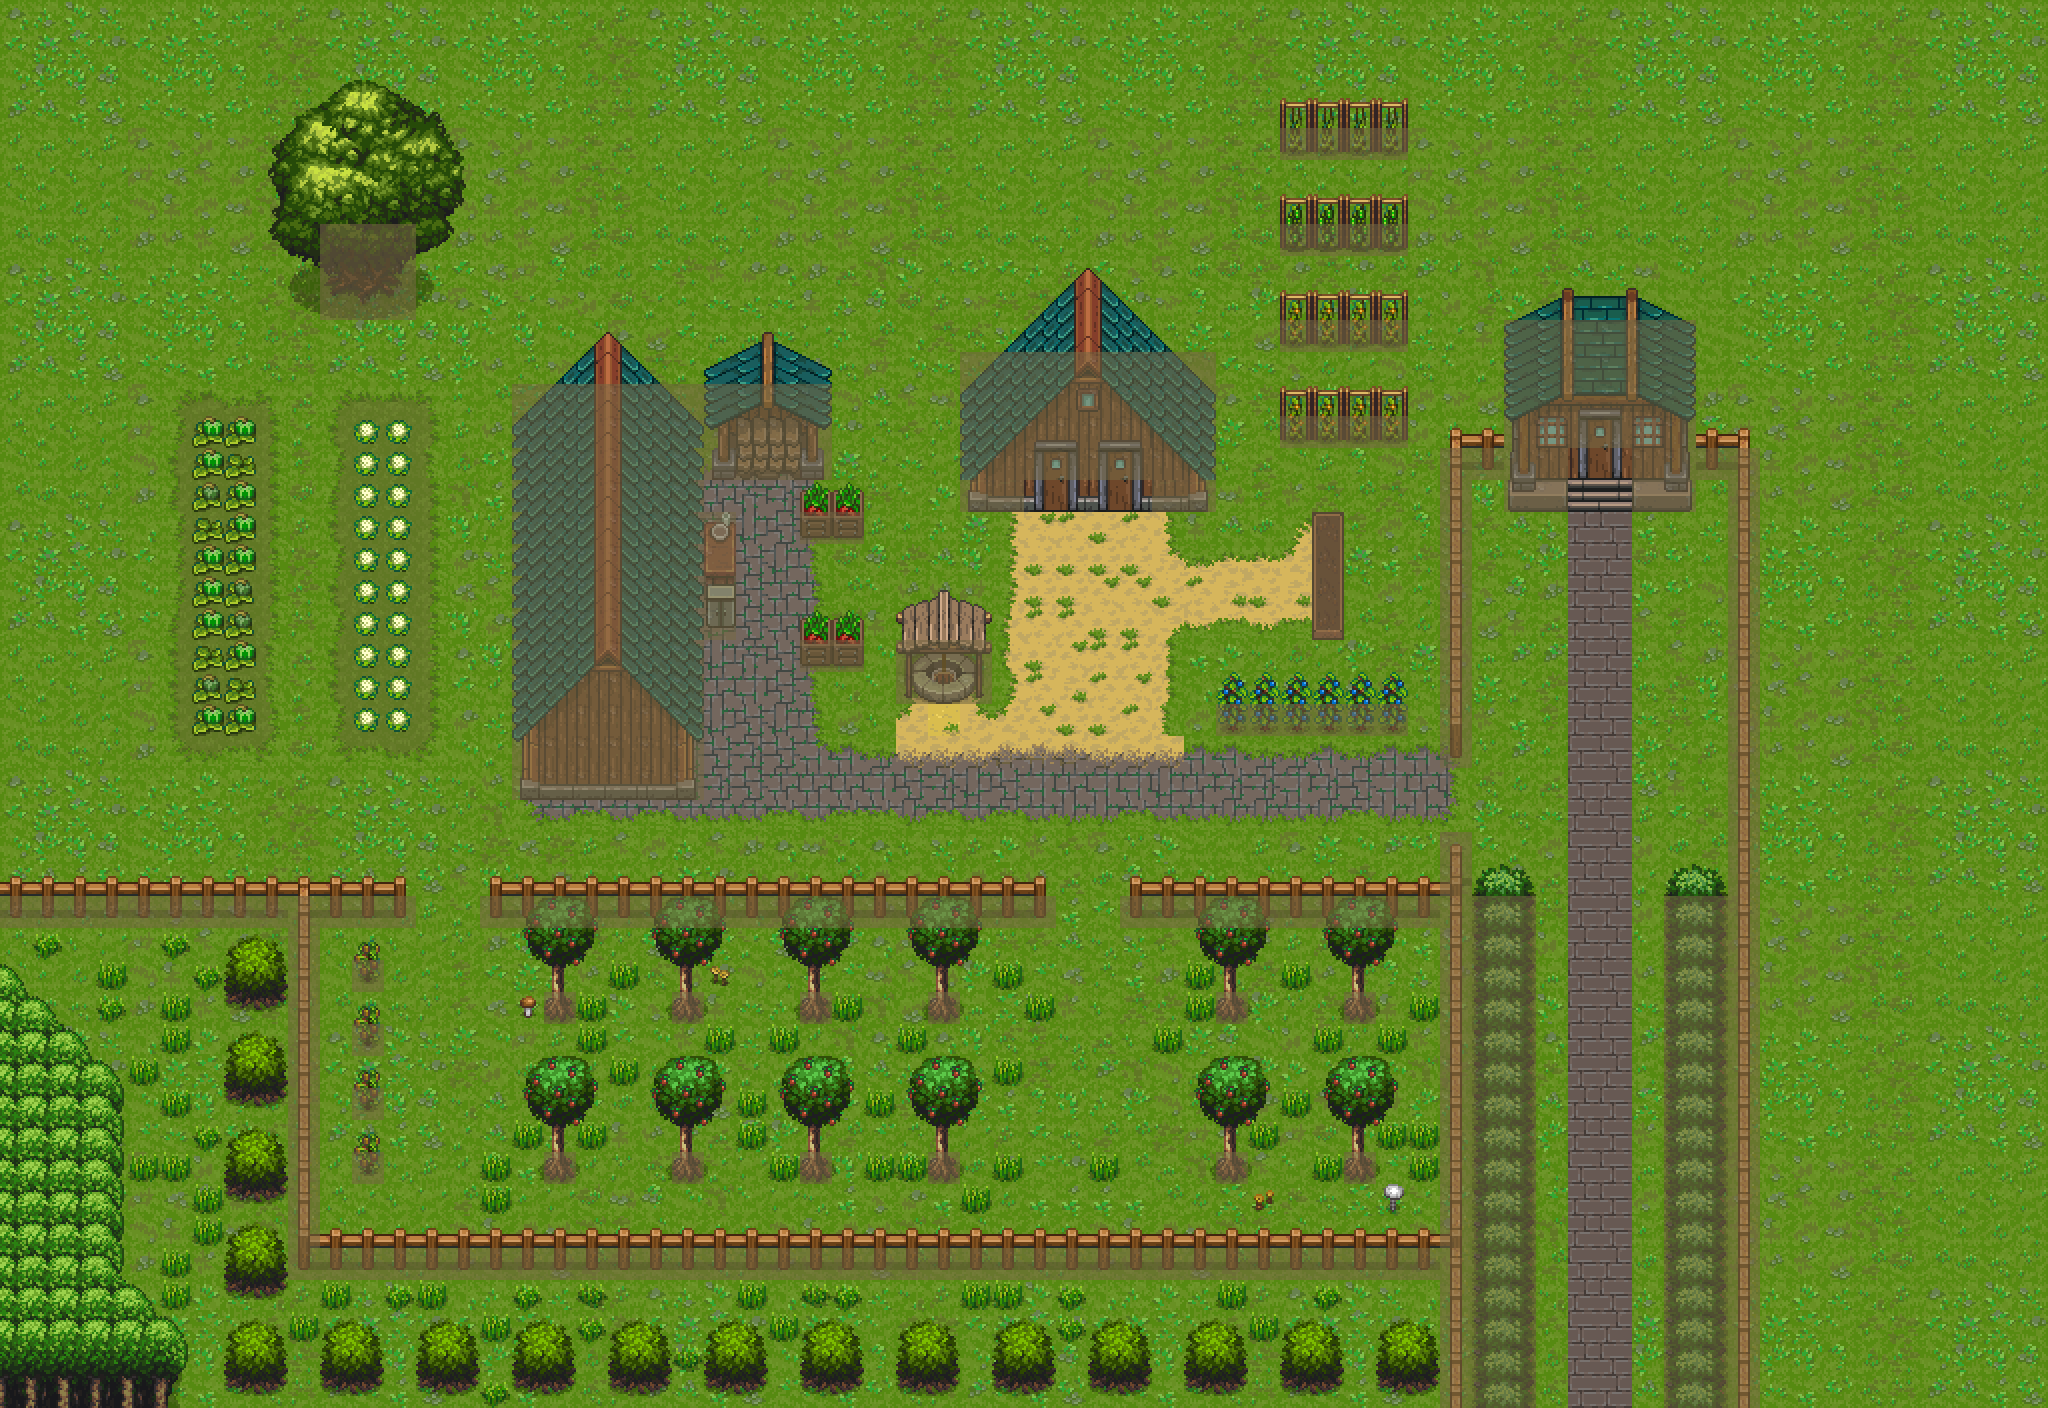

Below is a game level as drawn by its tile map, then a one-line description and the .tmx that defines it (tile-layer data replaced by summaries):
An orthogonal 64x44 tile map with 32x32 px tiles, 6 tile layers (ground, buildings, other, foliage, ...), 3 tilesets and 14 objects (2x rabbit:spot7, spawn:default, miss_hilda:default, rabbit:spot0, rabbit:spot1, ...).

<map version="1.10" tiledversion="1.11.2" orientation="orthogonal" renderorder="right-down" width="64" height="44" tilewidth="32" tileheight="32" infinite="0" nextlayerid="10" nextobjectid="18">
 <editorsettings>
  <export target="map1.json" format="json" />
 </editorsettings>
 <tileset firstgid="1" name="CL_MainLev" tilewidth="32" tileheight="32" tilecount="3968" columns="64">
  <image source="CL_MainLev.png" width="2048" height="1984" />
 </tileset>
 <tileset firstgid="3969" name="CL_Buildings" tilewidth="32" tileheight="32" tilecount="1435" columns="35">
  <image source="CL_Buildings.png" width="1120" height="1312" />
 </tileset>
 <tileset firstgid="5404" name="CL_Crops_Mining" tilewidth="32" tileheight="32" tilecount="1610" columns="46">
  <image source="CL_Crops_Mining.png" width="1472" height="1120" />
 </tileset>
 <layer id="1" name="ground" width="64" height="44">
  <data>[2816 cells, 2816 non-empty, 166 distinct tile ids]</data>
 </layer>
 <layer id="2" name="buildings" width="64" height="44">
  <data>[2816 cells, 363 non-empty, 116 distinct tile ids]</data>
 </layer>
 <layer id="3" name="other" width="64" height="44">
  <data>[2816 cells, 81 non-empty, 16 distinct tile ids]</data>
 </layer>
 <layer id="4" name="foliage" width="64" height="44">
  <data>[2816 cells, 466 non-empty, 109 distinct tile ids]</data>
 </layer>
 <layer id="9" name="overlay" width="64" height="44">
  <data>[2816 cells, 308 non-empty, 102 distinct tile ids]</data>
 </layer>
 <layer id="5" name="collision" width="64" height="44" opacity="0.57">
  <data>[2816 cells, 434 non-empty, 6 distinct tile ids]</data>
 </layer>
 <objectgroup id="8" name="spawn_points">
  <object id="14" name="spawn:default" x="1578.67" y="1024" width="48" height="52" />
 </objectgroup>
 <objectgroup id="6" name="npc">
  <object id="1" name="miss_hilda:default" x="1506.49" y="547.892" width="29.7297" height="29.7297" />
  <object id="2" name="rabbit:spot0" x="1024.2" y="515.552" width="29.7297" height="28.3784" />
  <object id="3" name="rabbit:spot1" x="1282.16" y="1023.57" width="31.0811" height="31.0811" />
  <object id="4" name="rabbit:spot2" x="449.73" y="288.432" width="31.0811" height="29.7297" />
  <object id="5" name="rabbit:spot3" x="612.68" y="1153.35" width="24.3243" height="25.6757" />
  <object id="6" name="rabbit:spot4" x="764.595" y="546.541" width="32.4324" height="29.7297" />
  <object id="7" name="rabbit:spot5" x="352.432" y="801.946" width="31.0811" height="25.6757" />
  <object id="8" name="rabbit:spot6" x="1378.11" y="577.622" width="28.3784" height="29.7297" />
  <object id="10" name="rabbit:spot7" x="963.243" y="704.649" width="29.7297" height="27.027" />
  <object id="11" name="rabbit:spot7" x="1410.17" y="351.708" width="32.8997" height="32.8997" />
  <object id="16" name="rabbit:spot9" x="865.396" y="959.726" width="29.7297" height="28.3784" />
  <object id="17" name="rabbit:spot8" x="798.946" y="343.439" width="29.7297" height="28.3784" />
 </objectgroup>
 <objectgroup id="7" name="triggers">
  <object id="12" name="event:rabbit_escape" x="1476.3" y="481.288" width="255.72" height="382.755" />
 </objectgroup>
</map>
